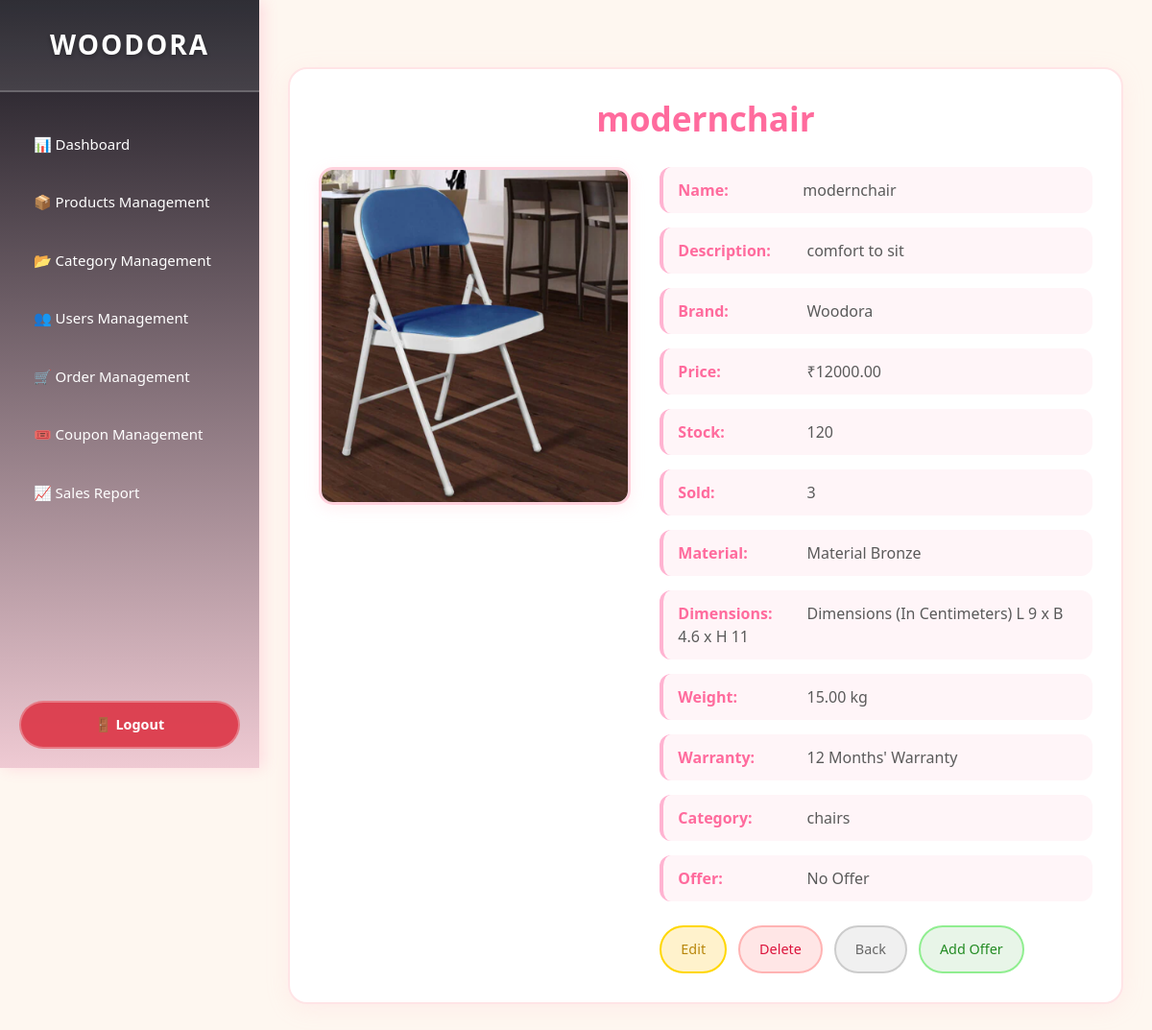
The page /custom_admin/products/details/40/ (signed in) on the database its author committed.
### products/models.py (models this page shows, shortened)
class Product(models.Model):
    category = models.ForeignKey(Category, on_delete=models.CASCADE, verbose_name="Category", default=1, related_name="products")
    name = models.CharField(max_length=200, verbose_name="Product Name")
    description = models.TextField(verbose_name="Product Description")
    brand = models.CharField(max_length=100, verbose_name="Brand", blank=True, null=True)
    price = models.DecimalField(max_digits=10, decimal_places=2, verbose_name="Price")
    stock = models.PositiveIntegerField(default=0)
    original_price = models.DecimalField(max_digits=10, decimal_places=2, verbose_name="Original Price", blank=True, null=True)
    discount_percentage = models.DecimalField(max_digits=5, decimal_places=2, verbose_name="Discount Percentage", blank=True, null=True, default=0)
    stock_status = models.BooleanField(default=True, verbose_name="In Stock")
    sold = models.PositiveIntegerField(verbose_name="Units Sold", default=0)
    coupons = models.ManyToManyField('Coupon', related_name='coupon_products',blank=True)
    main_image = models.ImageField(upload_to="products/main_images/", verbose_name="Main Image",default="products/main_images/default.jpg")
    material = models.CharField(max_length=100, verbose_name="Material", blank=True, null=True)
    dimensions = models.CharField(max_length=100, verbose_name="Dimensions", blank=True, null=True)
    weight = models.DecimalField(max_digits=5, decimal_places=2, verbose_name="Weight (kg)", blank=True, null=True)
    warranty = models.CharField(max_length=100, verbose_name="Warranty", blank=True, null=True)
    updated_at = models.DateTimeField(auto_now=True)
    is_active = models.BooleanField(default=True)
    created_at = models.DateTimeField(auto_now_add=True)
    is_deleted = models.BooleanField(default=False)

class Category(models.Model):
    name = models.CharField(max_length=100, verbose_name="Category Name", blank=True, null=True)
    description = models.TextField(verbose_name="Category Description", blank=True, null=True)
    is_active = models.BooleanField(default=True)

### custom_admin/views.py (the view)
# urls.py: path('products/details/<int:product_id>/', views.admin_products_details, name='products_detail_view'),
@superuser_required
@login_required
def admin_products_details(request, product_id):
    product = get_object_or_404(Product, id=product_id, is_deleted=False)
    return render(request, 'custom_admin/products_detail_view.html', {'product': product})

### custom_admin/views.py (called while the page is built)
def superuser_required(view_func):
    @wraps(view_func)
    def _wrapped_view(request, *args, **kwargs):
        if not request.user.is_authenticated:
            return redirect('login')
        if not request.user.is_superuser:
            return redirect('login')
        return view_func(request, *args, **kwargs)
    return _wrapped_view

### home/context_processors.py (called while the page is built)
def breadcrumbs(request):
    path_parts = request.path.strip('/').split('/')
    breadcrumbs = [{'title': 'Home', 'url': '/'}]
    if not path_parts or path_parts == ['']:
        return {'breadcrumbs': breadcrumbs}
    url = ''
    for i, part in enumerate(path_parts):
        url += f'/{part}'
        title = part.replace('-', ' ').title()
        if path_parts[0] == 'products' and path_parts[1] == 'products_details' and part.isdigit():
            try:
                product = Product.objects.get(id=part)
                title = product.name
            except Product.DoesNotExist:
                title = 'Product Not Found'
        breadcrumbs.append({'title': title, 'url': url})
    return {'breadcrumbs': breadcrumbs}

### products/context_processors.py (called while the page is built)
def cart_item_count(request):
    count = 0
    if request.user.is_authenticated:
        try:
            cart = Cart.objects.get(user=request.user)
            count = CartItem.objects.filter(cart=cart).count()
        except Cart.DoesNotExist:
            count = 0
    return {'cart_count': count}

### templates/custom_admin/products_detail_view.html (shortened to what this page needs)
{% extends 'custom_admin/index.html' %}
{% load static %}
{% block content %}
<div class="product-container">
    <div class="product-header">
        <h2>{{ product.name }}</h2>
    </div>
    <div class="product-content">
        <div class="product-image">
            {% if product.main_image %}
                <img src="{{ product.main_image.url }}" alt="Product Image">
            {% else %}
                <p>No image available</p>
            {% endif %}
        </div>
        <div class="product-info">
            <p><strong>Name:</strong>{{ product.name }}</p>
            <p><strong>Description:</strong> {{ product.description }}</p>
            <p><strong>Brand:</strong> {{ product.brand }}</p>
            <p><strong>Price:</strong> ₹{{ product.price }}</p>
            <p><strong>Stock:</strong> {{ product.stock }}</p>
            <p><strong>Sold:</strong> {{ product.sold }}</p>
            <p><strong>Material:</strong> {{ product.material }}</p>
            <p><strong>Dimensions:</strong> {{ product.dimensions }}</p>
            <p><strong>Weight:</strong> {{ product.weight }} kg</p>
            <p><strong>Warranty:</strong> {{ product.warranty }}</p>
            <p><strong>Category:</strong> {{ product.category.name }}</p>
            <p><strong>Offer:</strong>
                {% if product.productoffer_set.exists %}
                    Offer Applied
                {% else %}
                    No Offer
                {% endif %}
            </p>
            <div class="action-buttons">
                <a href="{% url 'custom_admin:edit_products' product.id %}" class="btn btn-warning">Edit</a>
                <a href="{% url 'custom_admin:delete_products' product.id %}" class="btn btn-danger">Delete</a>
                <a href="{% url 'custom_admin:products_view' %}" class="btn btn-secondary">Back</a>
                <a href="{% url 'custom_admin:add_offer' product.id %}" class="btn btn-success">Add Offer</a>
            </div>
        </div>
    </div>
</div>
{% endblock %}

### templates/custom_admin/index.html (style rules this page uses)
body { margin: 0; padding: 0; font-family: 'Segoe UI', Tahoma, Geneva, Verdana, sans-serif; background-color: #fef7f0; }

### templates/custom_admin/products_detail_view.html (style rules this page uses)
body { background-color: #fef7f0; font-family: 'Segoe UI', Tahoma, Geneva, Verdana, sans-serif; color: #5a5a5a; }
.product-container { max-width: 900px; margin: 40px auto; background: white; border-radius: 20px; padding: 30px; box-shadow: 0 5px 25px rgba(255, 182, 193, 0.15); border: 2px solid #ffe4e6; }
.product-header { text-align: center; margin-bottom: 30px; }
.product-header h2 { color: #ff6b9d; font-size: 2.2rem; margin-bottom: 10px; font-weight: 600; }
.product-content { display: flex; flex-wrap: wrap; gap: 30px; }
.product-image { flex: 1 1 300px; }
.product-image img { width: 100%; border-radius: 15px; object-fit: cover; box-shadow: 0 4px 15px rgba(255, 182, 193, 0.2); border: 3px solid #ffd1dc; }
.product-info { flex: 2 1 400px; }
.product-info p { margin-bottom: 15px; font-size: 1rem; background: #fff5f8; padding: 12px 15px; border-radius: 12px; border-left: 4px solid #ffb3d1; }
.product-info strong { color: #ff6b9d; width: 130px; display: inline-block; font-weight: 600; }
.action-buttons { margin-top: 25px; display: flex; flex-wrap: wrap; gap: 12px; }
.btn { padding: 12px 20px; border-radius: 25px; font-weight: 500; text-decoration: none; transition: all 0.2s ease; font-size: 0.9rem; }
.btn-warning { background-color: #fff2cc; color: #b8860b; border: 2px solid #ffd700; }
.btn-danger { background-color: #ffe6e6; color: #dc143c; border: 2px solid #ffb3b3; }
.btn-secondary { background-color: #f0f0f0; color: #666; border: 2px solid #ccc; }
.btn-success { background-color: #e8f5e8; color: #228b22; border: 2px solid #90ee90; }

### rows shown on the page
Product: name "modernchair", main_image (picture), description "comfort to sit", brand "Woodora", price "12000.00", stock "120", sold "3", material "Material Bronze", dimensions "Dimensions (In Centimeters) L 9 x B 4.6 x H 11", weight "15.00", warranty "12 Months' Warranty", category.name "chairs"
